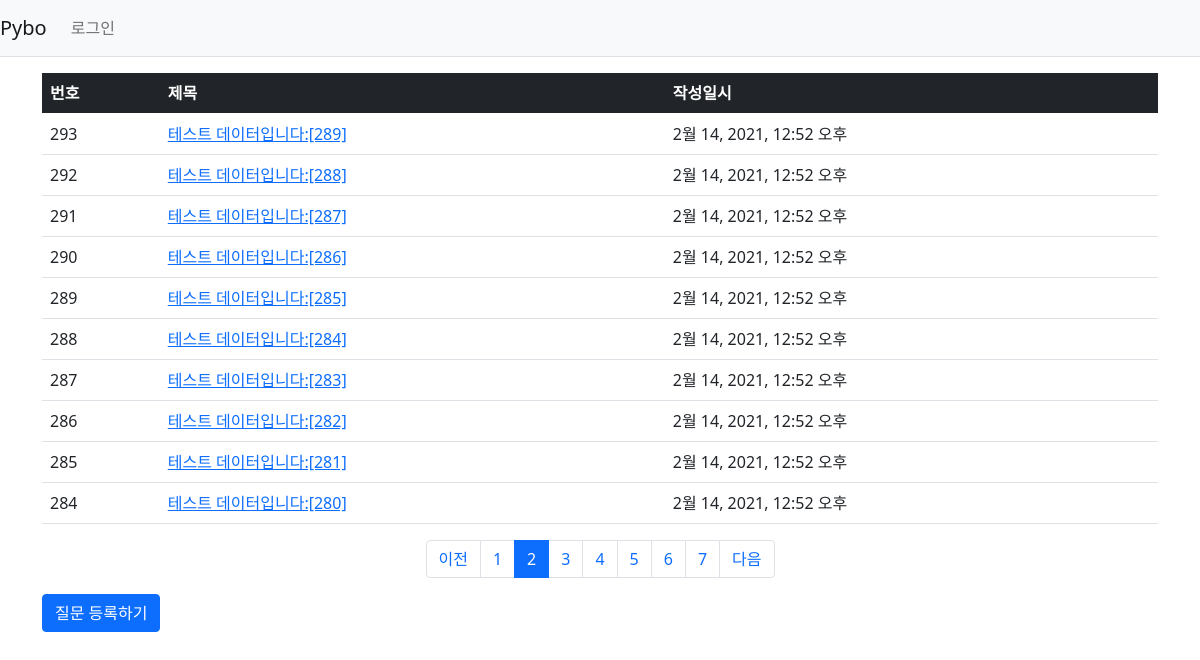
Page /pybo/?page=2 on the committed database.
### pybo/models.py (models this page shows, shortened)
class Question(models.Model):
    subject = models.CharField(max_length=200)
    content = models.TextField()
    create_date = models.DateTimeField()

### pybo/views.py (the view)
# urls.py: path('', views.index, name='index'),
def index(request):
    page = request.GET.get('page', '1')
    question_list = Question.objects.order_by('-create_date')
    paginator = Paginator(question_list, 10)
    page_obj = paginator.get_page(page)
    context = {'question_list': page_obj}
    return render(request, 'pybo/question_list.html', context)

### pybo/templatetags/pybo_filter.py (called while the page is built)
@register.filter
def sub(value, arg):
    return value - arg

### templates/pybo/question_list.html (shortened to what this page needs)
{% extends 'base.html' %}
{% load pybo_filter %}
{% block content %}
<div class="container my-3">
    <table class="table">
        <thead>
            <tr class="table-dark">
                <th>번호</th>
                <th>제목</th>
                <th>작성일시</th>
            </tr>
        </thead>
        <tbody>
            {% if question_list %}
            {% for question in question_list %}
            <tr>
                <td>{{ question_list.paginator.count|sub:question_list.start_index|sub:forloop.counter|add:2 }}</td>
                <td>
                    <a href="{% url 'pybo:detail' question.id %}">{{ question.subject }}</a>
                </td>
                <td>{{ question.create_date }}</td>
            </tr>
            {% endfor %}
            {% else %}
            <tr>
                <td colspan="3">질문이 없습니다.</td>
            </tr>
            {% endif %}
        </tbody>
    </table>
    <ul class="pagination justify-content-center">
        {% if question_list.has_previous %}
        <li class="page-item">
            <a href="?page={{ question_list.previous_page_number|add:-5 }}" class="page-link">이전</a>
        </li>
        {% else %}
        <li class="page-item disabled">
            <a href="#" class="page-link" tabindex="-1">이전</a>
        </li>
        {% endif %}
        {% for page_number in question_list.paginator.page_range %}
            {% if page_number >= question_list.number|add:-5 and page_number <= question_list.number|add:5 %}
                {% if page_number == question_list.number %}
                <li class="page-item active">
                    <a href="?page={{ page_number }}" class="page-link">{{ page_number }}</a>
                </li>
                {% else %}
                <li class="page-item">
                    <a href="?page={{ page_number }}" class="page-link">{{ page_number }}</a>
                </li>
                {% endif %}
            {% endif %}
        {% endfor %}
        {% if question_list.has_next %}
        <li class="page-item">
            <a class="page-link" href="?page={{ question_list.next_page_number|add:5 }}">다음</a>
        </li>
        {% else %}
        <li class="page-item disabled">
            <a class="page-link" tabindex="-1" href="#">다음</a>
        </li>
        {% endif %}
    </ul>
    <a href="{% url 'pybo:question_create' %}" class="btn btn-primary">질문 등록하기</a>
</div>
{% endblock %}

### rows in the picture
Question: paginator.count|sub "293", subject "테스트 데이터입니다:[289]", create_date "2월 14, 2021, 12:52 오후"
Question: paginator.count|sub "292", subject "테스트 데이터입니다:[288]", create_date "2월 14, 2021, 12:52 오후"
Question: paginator.count|sub "291", subject "테스트 데이터입니다:[287]", create_date "2월 14, 2021, 12:52 오후"
Question: paginator.count|sub "290", subject "테스트 데이터입니다:[286]", create_date "2월 14, 2021, 12:52 오후"
Question: paginator.count|sub "289", subject "테스트 데이터입니다:[285]", create_date "2월 14, 2021, 12:52 오후"
Question: paginator.count|sub "288", subject "테스트 데이터입니다:[284]", create_date "2월 14, 2021, 12:52 오후"
Question: paginator.count|sub "287", subject "테스트 데이터입니다:[283]", create_date "2월 14, 2021, 12:52 오후"
Question: paginator.count|sub "286", subject "테스트 데이터입니다:[282]", create_date "2월 14, 2021, 12:52 오후"
Question: paginator.count|sub "285", subject "테스트 데이터입니다:[281]", create_date "2월 14, 2021, 12:52 오후"
Question: paginator.count|sub "284", subject "테스트 데이터입니다:[280]", create_date "2월 14, 2021, 12:52 오후"

### other values in the picture
{{ page_number }} "1" "3" "4" "5" "6" "7"
{{ page_number }} "2"
